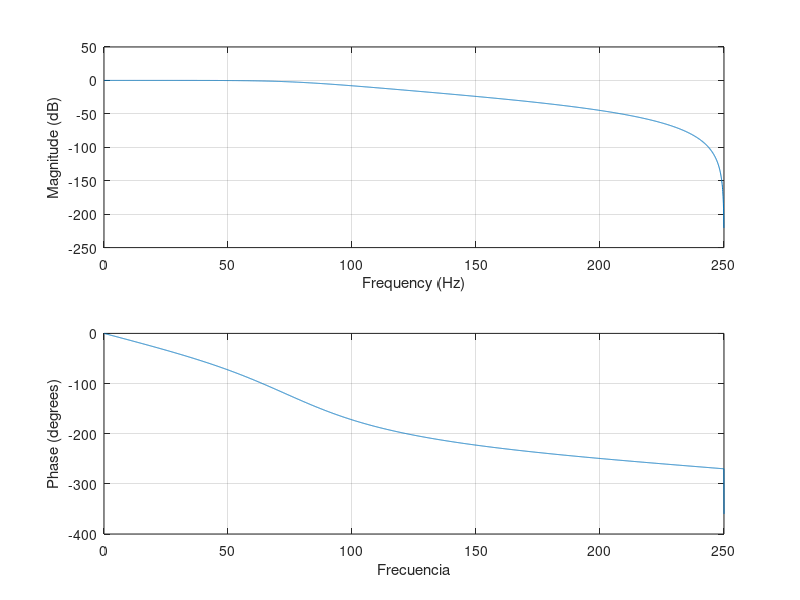
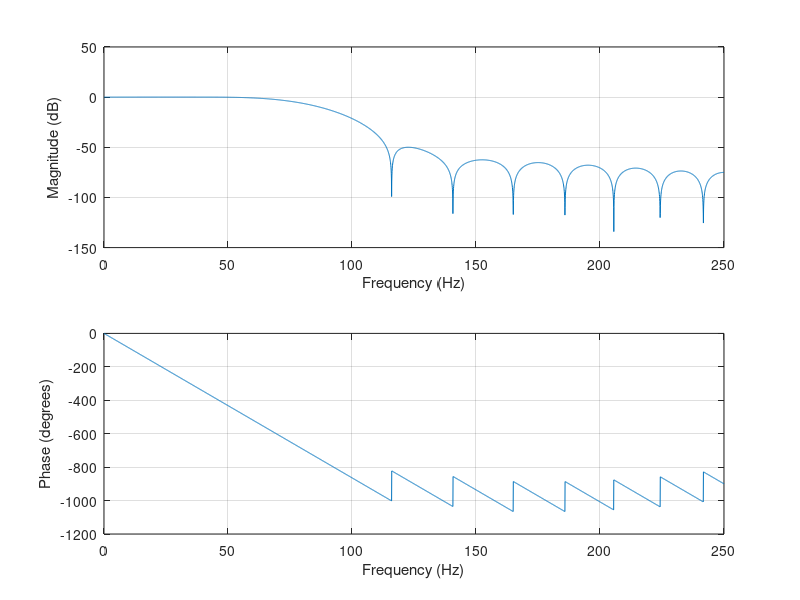

Reproduce these figures in MATLAB, in order. (Note: this script raises an error after producing the figures.)
%% Filtro IIR
fs = 500;  % frecuencia de muestreo
fN = fs/2;  % frecuencia de Nyquist
[B, A] = butter(3, 80/fN);
figure('Color','w')
freqz(B,A,4096,fs)
xlabel('Frecuencia')
%% Filtro FIR
fs = 500;  % frecuencia de muestreo
fN = fs/2;  % frecuencia de Nyquist 
B = fir1(24, 80/fN); % orden 24
figure('Color','w')
freqz(B, 1, 4096, fs)
%% Filtro muesca (notch)
fs = 500;  % frecuencia de muestreo
fo = 50;   % frecuencia a sintonizar para eliminar
Q = 30;    % factor de calidad
fN = fs/2;  % frecuencia de Nyquist
bw = (fo/fN)/Q; % ancho de banda -3 dB del notch
[B, A] = iirnotch(fo/fN, bw);  % función de DSP System toolbox
figure('Color','w')
freqz(B,A,4096,fs)
% alternativamente con un filtro pasa-banda IIR Butterworth
[bfn,afn]=butter(2,[49 51]./fN,'stop');
figure('Color','w')
freqz(bfn,afn,4096,fs)
% alternativa con designNotchPeakIIR de DSP System toolbox
[Bn, An] = designNotchPeakIIR(Response = "notch", ...
    CenterFrequency = fo/fN, QualityFactor = Q,FilterOrder = 2);
figure('Color','w')
freqz(Bn,An,4096,fs)
%% Filtro peine (comb)
fs = 500;  % frecuencia de muestreo
fo = 50;   % frecuencia a sintonizar para eliminar
Q = 30;    % factor de calidad
bw = (fo/(fs/2))/Q; % ancho de banda -3 dB por notch
N = fs/fo;          % período del peine
[B,A] = iircomb(N,bw,'notch'); % función de DSP System toolbox
figure('Color','w')
freqz(B,A,4096,fs)
title('Filtro peine (comb) IIR para eliminar 50 Hz y sus armónicas')
